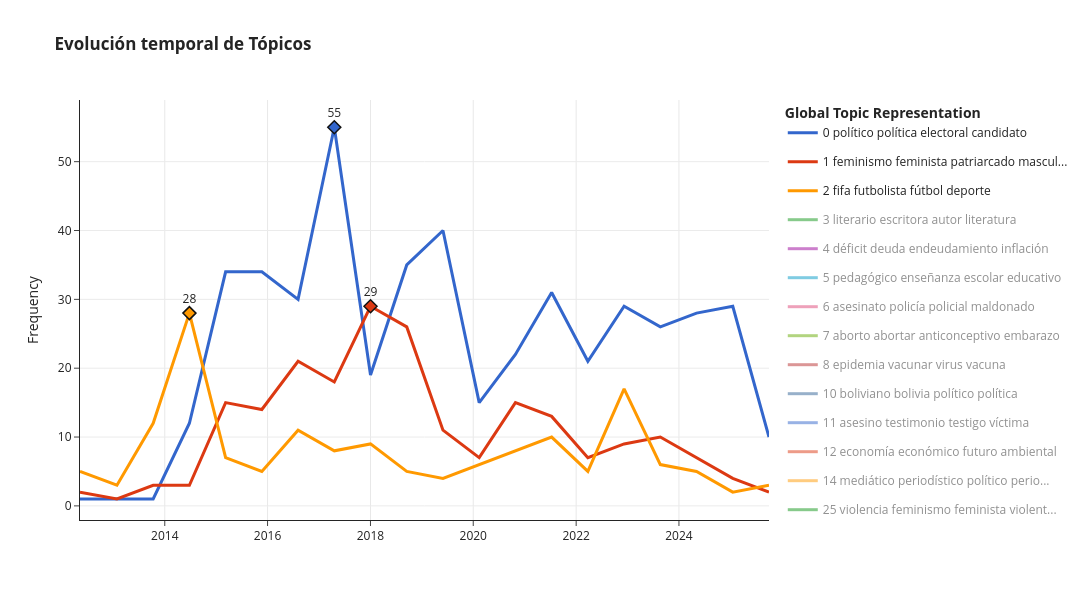

Notebook code cell kept with this figure:
### Code cell
fig = topic_model.visualize_topics_over_time(topics_over_time, top_n_topics=15)
colors = px.colors.qualitative.G10

for i, t in enumerate(list(fig.data)):
    c = colors[i % len(colors)]
    vis = True if i < 3 else 'legendonly'
    name = t.name.replace("_", " ")

    t.update(name=name, visible=vis, legendgroup=f"g{i}", line=dict(color=c, width=3),
             hovertemplate=f"<b>{name}</b><br>Fecha: %{{x}}<br>Frecuencia: %{{y}}<extra></extra>")
    
    idx = list(t.y).index(max(t.y))
    fig.add_trace(go.Scatter(
        x=[t.x[idx]], y=[t.y[idx]], text=[t.y[idx]], mode="markers+text", textposition="top center",
        showlegend=False, visible=vis, legendgroup=f"g{i}",
        marker=dict(size=10, color=c, symbol="diamond", line=dict(width=1.5, color="#111")),
        hovertemplate=f"<b>Pico ({name})</b><br>Fecha: %{{x}}<br>Máximo: %{{y}}<extra></extra>"
    ))

fig.update_layout(title="<b>Evolución temporal de Tópicos</b>", plot_bgcolor='rgba(0,0,0,0)', paper_bgcolor='#fff', height=600, hovermode="closest")
fig.update_yaxes(showgrid=True, gridcolor="#ebebeb")

fig.write_html(GRAFICOS_DIR / "02_evolucion_topicos_picos.html")
fig.show()
